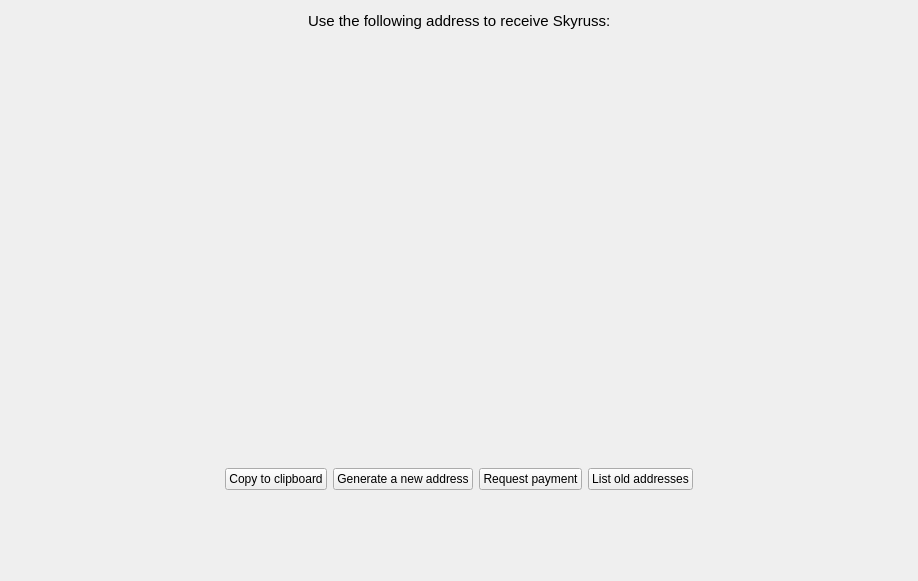
<?xml version="1.0" encoding="UTF-8"?>
<ui version="4.0">
 <class>getAddressToReceive</class>
 <widget class="QWidget" name="getAddressToReceive">
  <property name="windowModality">
   <enum>Qt::NonModal</enum>
  </property>
  <property name="geometry">
   <rect>
    <x>0</x>
    <y>0</y>
    <width>918</width>
    <height>581</height>
   </rect>
  </property>
  <property name="sizePolicy">
   <sizepolicy hsizetype="MinimumExpanding" vsizetype="MinimumExpanding">
    <horstretch>0</horstretch>
    <verstretch>0</verstretch>
   </sizepolicy>
  </property>
  <property name="windowTitle">
   <string>Form</string>
  </property>
  <layout class="QGridLayout" name="gridLayout">
   <item row="0" column="0">
    <layout class="QVBoxLayout" name="verticalLayout">
     <property name="sizeConstraint">
      <enum>QLayout::SetNoConstraint</enum>
     </property>
     <item>
      <layout class="QHBoxLayout" name="horizontalLayout">
       <item>
        <spacer name="horizontalSpacer">
         <property name="orientation">
          <enum>Qt::Horizontal</enum>
         </property>
         <property name="sizeHint" stdset="0">
          <size>
           <width>40</width>
           <height>20</height>
          </size>
         </property>
        </spacer>
       </item>
       <item>
        <widget class="QLabel" name="label">
         <property name="font">
          <font>
           <pointsize>11</pointsize>
          </font>
         </property>
         <property name="text">
          <string>Use the following address to receive Skyruss:</string>
         </property>
        </widget>
       </item>
       <item>
        <spacer name="horizontalSpacer_2">
         <property name="orientation">
          <enum>Qt::Horizontal</enum>
         </property>
         <property name="sizeHint" stdset="0">
          <size>
           <width>40</width>
           <height>20</height>
          </size>
         </property>
        </spacer>
       </item>
      </layout>
     </item>
     <item>
      <spacer name="verticalSpacer">
       <property name="orientation">
        <enum>Qt::Vertical</enum>
       </property>
       <property name="sizeType">
        <enum>QSizePolicy::Maximum</enum>
       </property>
       <property name="sizeHint" stdset="0">
        <size>
         <width>20</width>
         <height>40</height>
        </size>
       </property>
      </spacer>
     </item>
     <item>
      <spacer name="verticalSpacer_2">
       <property name="orientation">
        <enum>Qt::Vertical</enum>
       </property>
       <property name="sizeHint" stdset="0">
        <size>
         <width>20</width>
         <height>40</height>
        </size>
       </property>
      </spacer>
     </item>
     <item>
      <layout class="QHBoxLayout" name="horizontalLayout_8">
       <item>
        <spacer name="horizontalSpacer_4">
         <property name="orientation">
          <enum>Qt::Horizontal</enum>
         </property>
         <property name="sizeHint" stdset="0">
          <size>
           <width>40</width>
           <height>20</height>
          </size>
         </property>
        </spacer>
       </item>
       <item>
        <layout class="QHBoxLayout" name="horizontalLayout_2">
         <item>
          <spacer name="horizontalSpacer_16">
           <property name="orientation">
            <enum>Qt::Horizontal</enum>
           </property>
           <property name="sizeHint" stdset="0">
            <size>
             <width>40</width>
             <height>20</height>
            </size>
           </property>
          </spacer>
         </item>
         <item>
          <layout class="QVBoxLayout" name="verticalLayout_3">
           <item>
            <widget class="QRImageWidget" name="lblQRCode">
             <property name="sizePolicy">
              <sizepolicy hsizetype="Expanding" vsizetype="Fixed">
               <horstretch>0</horstretch>
               <verstretch>0</verstretch>
              </sizepolicy>
             </property>
             <property name="minimumSize">
              <size>
               <width>300</width>
               <height>320</height>
              </size>
             </property>
             <property name="toolTip">
              <string>QR Code</string>
             </property>
             <property name="styleSheet">
              <string notr="true"/>
             </property>
             <property name="textFormat">
              <enum>Qt::PlainText</enum>
             </property>
             <property name="alignment">
              <set>Qt::AlignCenter</set>
             </property>
             <property name="wordWrap">
              <bool>true</bool>
             </property>
            </widget>
           </item>
          </layout>
         </item>
         <item>
          <spacer name="horizontalSpacer_15">
           <property name="orientation">
            <enum>Qt::Horizontal</enum>
           </property>
           <property name="sizeHint" stdset="0">
            <size>
             <width>40</width>
             <height>20</height>
            </size>
           </property>
          </spacer>
         </item>
        </layout>
       </item>
       <item>
        <spacer name="horizontalSpacer_3">
         <property name="orientation">
          <enum>Qt::Horizontal</enum>
         </property>
         <property name="sizeHint" stdset="0">
          <size>
           <width>40</width>
           <height>20</height>
          </size>
         </property>
        </spacer>
       </item>
      </layout>
     </item>
     <item>
      <spacer name="verticalSpacer_3">
       <property name="orientation">
        <enum>Qt::Vertical</enum>
       </property>
       <property name="sizeHint" stdset="0">
        <size>
         <width>20</width>
         <height>40</height>
        </size>
       </property>
      </spacer>
     </item>
     <item>
      <layout class="QHBoxLayout" name="horizontalLayout_7">
       <item>
        <spacer name="horizontalSpacer_13">
         <property name="orientation">
          <enum>Qt::Horizontal</enum>
         </property>
         <property name="sizeHint" stdset="0">
          <size>
           <width>40</width>
           <height>20</height>
          </size>
         </property>
        </spacer>
       </item>
       <item>
        <widget class="QPushButton" name="copyClipboardButton">
         <property name="text">
          <string>Copy to clipboard</string>
         </property>
        </widget>
       </item>
       <item>
        <widget class="QPushButton" name="newAddressButton">
         <property name="text">
          <string>Generate a new address</string>
         </property>
        </widget>
       </item>
       <item>
        <widget class="QPushButton" name="requestPaymentButton">
         <property name="text">
          <string>Request payment</string>
         </property>
        </widget>
       </item>
       <item>
        <widget class="QPushButton" name="requestNewAddressButton">
         <property name="text">
          <string>List old addresses</string>
         </property>
        </widget>
       </item>
       <item>
        <spacer name="horizontalSpacer_14">
         <property name="orientation">
          <enum>Qt::Horizontal</enum>
         </property>
         <property name="sizeHint" stdset="0">
          <size>
           <width>40</width>
           <height>20</height>
          </size>
         </property>
        </spacer>
       </item>
      </layout>
     </item>
     <item>
      <spacer name="verticalSpacer_4">
       <property name="orientation">
        <enum>Qt::Vertical</enum>
       </property>
       <property name="sizeType">
        <enum>QSizePolicy::MinimumExpanding</enum>
       </property>
       <property name="sizeHint" stdset="0">
        <size>
         <width>20</width>
         <height>80</height>
        </size>
       </property>
      </spacer>
     </item>
    </layout>
   </item>
  </layout>
 </widget>
 <customwidgets>
  <customwidget>
   <class>QRImageWidget</class>
   <extends>QLabel</extends>
   <header>receiverequestdialog.h</header>
  </customwidget>
 </customwidgets>
 <resources/>
 <connections/>
</ui>
